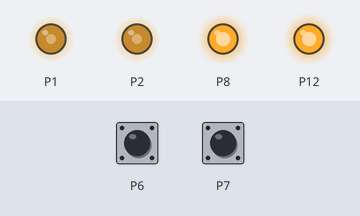
The program below on a simulated BBC micro:bit running MicroPython. Parts: output pins drawn as LEDs (lit = HIGH). The test bench sets the inputs (shaded band); at power-on: P6 LOW, P7 LOW.

Above: at 1.2 s.
1.3 s: P6 pulled HIGH for 0.15 s
At 1.39 s:
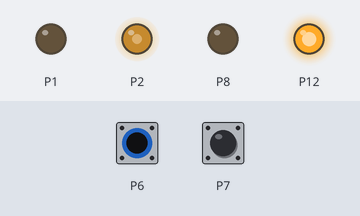
2.9 s: P7 pulled HIGH for 0.15 s
At 2.99 s:
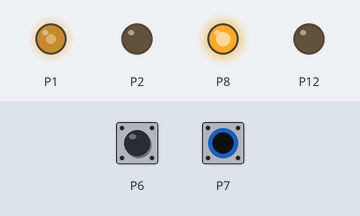
4.5 s: P7 pulled HIGH for 3.2 s
At 8.9 s:
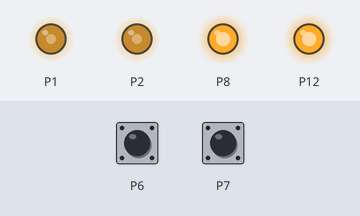
9.2 s: P6 pulled HIGH for 3.2 s
At 10.3 s:
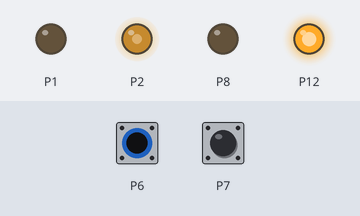
13.9 s: P6 driven HIGH and P7 driven HIGH
At 15.0 s:
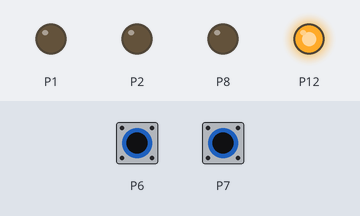
Timing chart, 0 to 16.4 s (numbered marks = the images above; inputs shaded):
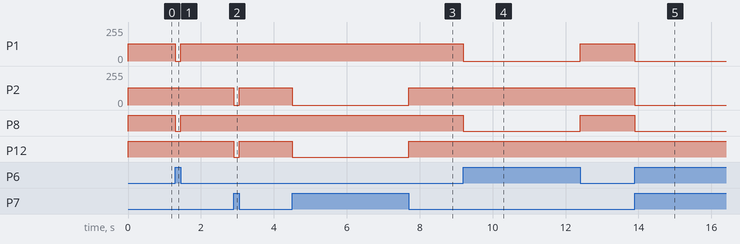

Measured:
- after the input at 1.3 s, P1: 128/255 → 0/255 at once, → 128/255 0.15 s later; P8: HIGH → LOW at once, → HIGH 0.15 s later
- after the input at 2.9 s, P2: 128/255 → 0/255 at once, → 128/255 0.15 s later; P12: HIGH → LOW at once, → HIGH 0.15 s later
- after the input at 4.5 s, P2: 128/255 → 0/255 at once, → 128/255 3.2 s later; P12: HIGH → LOW at once, → HIGH 3.2 s later
- after the input at 9.2 s, P1: 128/255 → 0/255 at once, → 128/255 3.2 s later; P8: HIGH → LOW at once, → HIGH 3.2 s later
- after the input at 13.9 s, P1, P2: 128/255 → 0/255 at once; P8: HIGH → LOW at once

The program:

main.py
```python
#################################
# This code was made by Vortezz #
# NOTICE : Some value has to be #
#   edited before utilisation   #
#################################

from microbit import *

display.off()

def command_mot1 (direction, speed):
    pin8.write_digital(direction)
    pin1.write_analog(speed)

def command_mot2 (direction, speed):
    pin12.write_digital(direction)
    pin2.write_analog(speed)

while True:
    if pin7.read_digital() and pin6.read_digital():
        command_mot1 (0, 0)
        command_mot2 (1, 0)

    elif pin6.read_digital():
        command_mot1 (0, 0)
        command_mot2 (1, 512)


    elif pin7.read_digital():
        command_mot1 (1, 512)
        command_mot2 (0, 0)

    else:
        command_mot1 (1, 512)
        command_mot2 (1, 512)
```
